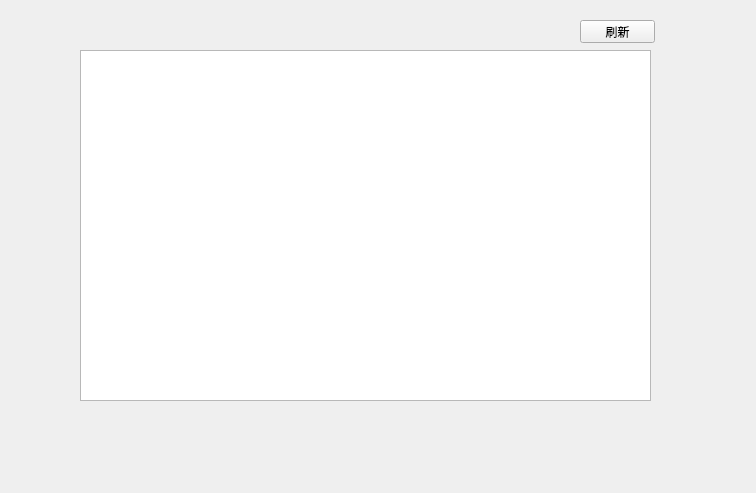
<?xml version="1.0" encoding="UTF-8"?>
<ui version="4.0">
 <class>Choose_course</class>
 <widget class="QWidget" name="Choose_course">
  <property name="geometry">
   <rect>
    <x>0</x>
    <y>0</y>
    <width>756</width>
    <height>493</height>
   </rect>
  </property>
  <property name="windowTitle">
   <string>Form</string>
  </property>
  <widget class="QTableView" name="tableView">
   <property name="geometry">
    <rect>
     <x>80</x>
     <y>50</y>
     <width>571</width>
     <height>351</height>
    </rect>
   </property>
  </widget>
  <widget class="QPushButton" name="refresh">
   <property name="geometry">
    <rect>
     <x>580</x>
     <y>20</y>
     <width>75</width>
     <height>23</height>
    </rect>
   </property>
   <property name="text">
    <string>刷新</string>
   </property>
  </widget>
 </widget>
 <resources/>
 <connections/>
</ui>
